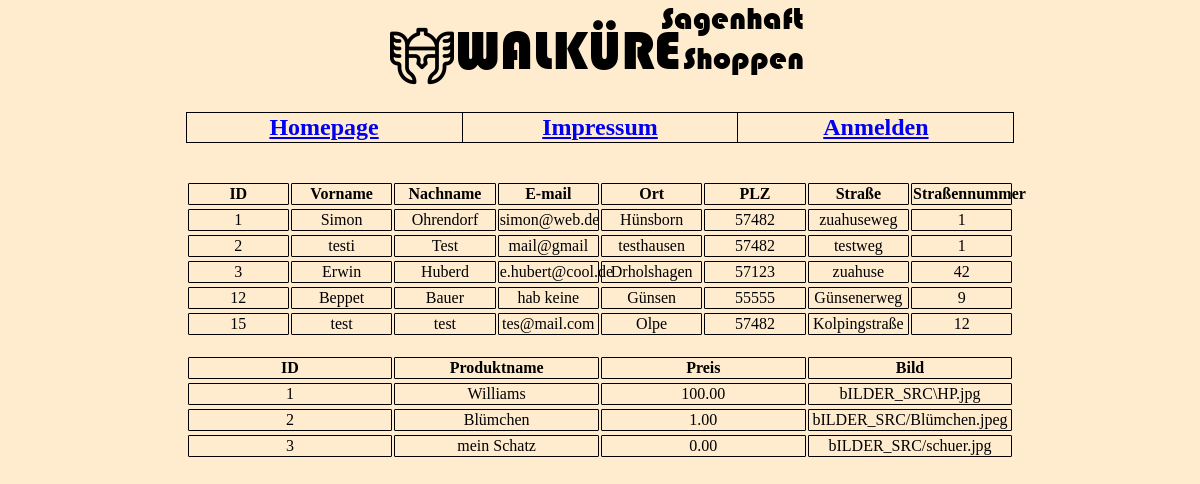
/src/admin.php, run on the app's committed database.
### tables this page shows
CREATE TABLE `benutzer` (
  `ID` int(11) NOT NULL,
  `name` varchar(255) NOT NULL,
  `vorname` varchar(255) NOT NULL,
  `email` varchar(255) NOT NULL,
  `passwort` varchar(255) NOT NULL,
  `ort` varchar(255) NOT NULL,
  `plz` int(5) NOT NULL,
  `strasse` varchar(255) NOT NULL,
  `hausnummer` int(3) NOT NULL
);

CREATE TABLE `produkt` (
  `ID` int(11) NOT NULL,
  `name` varchar(255) NOT NULL,
  `preis` decimal(5,2) NOT NULL,
  `bild` varchar(255) NOT NULL,
  `fk_verkaeuferID` int(11) NOT NULL
);

### src/admin.php (the view, shortened to what this page needs)
<!DOCTYPE html>
<html lang="de">
<head>
    <link rel="stylesheet" href="../stylesheet.css">
</head>
<body>
    <img src="../bILDER_SRC/walkurelogo.png" alt="logo" >
    <h2>
      <table id="tb1">
       <tr id="tb1">
          <th id="tb1"><a href="../index.php">Homepage</a></th>
          <th id="tb1"><a href="impressum.html">Impressum</a></th>
          <th id="tb1"><a href="anmelden.php">Anmelden</a></th>
        </tr>
    </table>
    </h2>
    <br>
    <table width='50%'>
        <thead>
            <tr>
                <th>ID</th>
                <th>Vorname</th>
                <th>Nachname</th>
                <th>E-mail</th>
                <th>Ort</th>
                <th>PLZ</th>
                <th>Straße</th>
                <th>Straßennummer</th>
            </tr>
        </thead>
    </table>
    <tbody>
    <?php
        $servername = "127.0.0.1";
        $username = "q2";
        $password = "geheim";
        $db = "q2_andrewtateshop";
        $connection = new mysqli($servername, $username, $password, $db);
        $sql = "SELECT * FROM benutzer";
        $result = $connection->query($sql);
        while($row = $result->fetch_assoc()){
            echo "
            <table width='54%'>
                <tr>
                    <td>$row[ID]</td>
                    <td>$row[vorname]</td>
                    <td>$row[name]</td>
                    <td>$row[email]</td>
                    <td>$row[ort]</td>
                    <td>$row[plz]</td>
                    <td>$row[strasse]</td>
                    <td>$row[hausnummer]</td>
                </tr>
            </table>
            ";
        }
    ?>
    </tbody>
    <br>
    <table width='50%'>
        <thead>
            <tr>
                <th>ID</th>
                <th>Produktname</th>
                <th>Preis</th>
                <th>Bild</th>
            </tr>
        </thead>
    </table>
    <tbody>
    <?php
        $servername = "127.0.0.1";
        $username = "q2";
        $password = "geheim";
        $db = "q2_andrewtateshop";
        $connection = new mysqli($servername, $username, $password, $db);
        $sql = "SELECT * FROM produkt";
        $result = $connection->query($sql);
        while($row = $result->fetch_assoc()){
            echo "
            <table width='54%'>
                <tr>
                    <td>$row[ID]</td>
                    <td>$row[name]</td>
                    <td>$row[preis]</td>
                    <td>$row[bild]</td>
                </tr>
            </table>
            ";
        }
    ?>
    </tbody>
</body>
</html>

### stylesheet.css (style rules this page uses)
body { background-color: blanchedalmond; text-align: center; }
table { margin-right: auto; margin-left: auto; table-layout: fixed; width: 70%; }
#tb1 { border: 1px line black; border-collapse: collapse; background-color:blanchedalmond; }
th, td { border: 1px solid black; border-radius: 1px; }

### data on the page
benutzer: ID "1", vorname "Simon", name "Ohrendorf", email "simon@web.de", ort "Hünsborn", plz "57482", strasse "zuahuseweg", hausnummer "1"
benutzer: ID "2", vorname "testi", name "Test", email "mail@gmail", ort "testhausen", plz "57482", strasse "testweg", hausnummer "1"
benutzer: ID "3", vorname "Erwin", name "Huberd", email "e.hubert@cool.de", ort "Drholshagen", plz "57123", strasse "zuahuse", hausnummer "42"
benutzer: ID "12", vorname "Beppet", name "Bauer", email "hab keine", ort "Günsen", plz "55555", strasse "Günsenerweg", hausnummer "9"
benutzer: ID "15", vorname "test", name "test", email "tes@mail.com", ort "Olpe", plz "57482", strasse "Kolpingstraße", hausnummer "12"
produkt: ID "1", name "Williams", preis "100.00", bild "bILDER_SRC\\HP.jpg"
produkt: ID "2", name "Blümchen", preis "1.00", bild "bILDER_SRC/Blümchen.jpeg"
produkt: ID "3", name "mein Schatz", preis "0.00", bild "bILDER_SRC/schuer.jpg"
